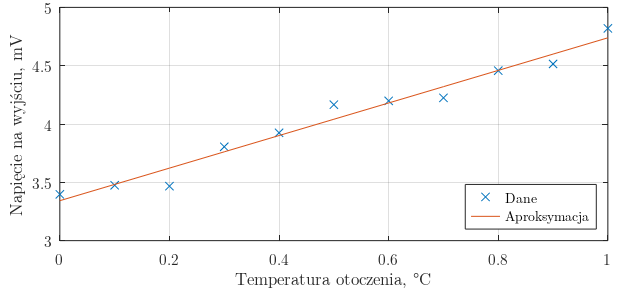

The MATLAB script that drew this image: (Note: this script raises an error after producing the figure.)
# Utwórz nowy wykres (jesli uruchomiono z terminala -- ukryj go)
h = figure('visible', ifelse(isguirunning(), 'on', 'off'));

# Ustaw rozmiar rysunku (dla przykładu 16x7.5 cm)
set(h, "paperunits", "centimeters")
set(h, "papersize", [16 7.5])
set(h, "paperposition", [0, 0, [16 7.5]])

# Ustaw marginesy i rozmiar rysunku (wymaga wprawy)
set(h, "defaultaxesposition", [0.095, 0.185, 0.870, 0.790])

set(h, "defaulttextfontsize", 11) # Ustaw odpowiedni rozmiar czcionki
set(h, "defaultaxesfontsize", 11) # uwaga na błąd w GNU Octave
set(h, "defaulttextfontname", "Latin Modern Roman") # Ustal krój czcionki
set(h, "defaultaxesfontname", "Latin Modern Roman") # jednolity z PDF
set(h, "defaulttextcolor", "black") # Dla pewności ustaw kolor czcionki

# Przygotuj przykładowe dane do narysowania wykresu
x = 0 : 0.1 : 1;                 # Wygeneruj wartośći X
y = 1.55 * x + 3.05;             # Wygeneruj wartości Y
y = y + 0.35*rand(1, length(y)); # Dodaj trochę szumu na pokaz
p = polyfit(x, y, 1);            # Wykonaj dopasowanie do wielomianu
f = x*p(1) + p(2);               # Wyznacz wartości dla aproksymacji

plot(x, y, "x;Dane;", x, f, "-;Aproksymacja;"); # Rysuj wykres
ylabel("Napięcie na wyjściu, mV");              # Ustaw opis osi Y
xlabel("Temperatura otoczenia, °C");            # Ustaw opis osi X
legend('location', 'southeast');                # Ustaw pozycję legendy
xlim([0 1]);                                    # Ustaw zakres osi X
ylim([3 5]);                                    # Ustaw zakres osi Y
grid on;                                        # Załącz siatkę
box on;                                         # Załącz obwódkę
set_format(gca, 'XY', true);                    # Ustaw format osi

print("../obrazki/plot_demo.svg"); # Zapisz wykres do pliku SVG
